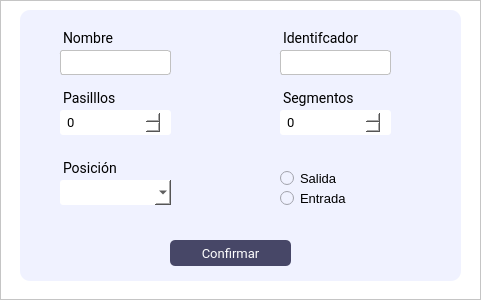
<?xml version="1.0" encoding="UTF-8"?>
<ui version="4.0">
 <class>MainWindow</class>
 <widget class="QMainWindow" name="MainWindow">
  <property name="geometry">
   <rect>
    <x>0</x>
    <y>0</y>
    <width>481</width>
    <height>300</height>
   </rect>
  </property>
  <property name="maximumSize">
   <size>
    <width>16777215</width>
    <height>300</height>
   </size>
  </property>
  <property name="windowTitle">
   <string>MainWindow</string>
  </property>
  <widget class="QWidget" name="centralwidget">
   <layout class="QVBoxLayout" name="verticalLayout">
    <property name="spacing">
     <number>0</number>
    </property>
    <property name="leftMargin">
     <number>0</number>
    </property>
    <property name="topMargin">
     <number>0</number>
    </property>
    <property name="rightMargin">
     <number>0</number>
    </property>
    <property name="bottomMargin">
     <number>0</number>
    </property>
    <item>
     <widget class="QFrame" name="frame_2">
      <property name="minimumSize">
       <size>
        <width>0</width>
        <height>0</height>
       </size>
      </property>
      <property name="maximumSize">
       <size>
        <width>16777215</width>
        <height>16777215</height>
       </size>
      </property>
      <property name="styleSheet">
       <string notr="true">background: #fff;
</string>
      </property>
      <property name="frameShape">
       <enum>QFrame::StyledPanel</enum>
      </property>
      <property name="frameShadow">
       <enum>QFrame::Raised</enum>
      </property>
      <widget class="QFrame" name="frame_3">
       <property name="geometry">
        <rect>
         <x>20</x>
         <y>10</y>
         <width>441</width>
         <height>271</height>
        </rect>
       </property>
       <property name="maximumSize">
        <size>
         <width>16777215</width>
         <height>400</height>
        </size>
       </property>
       <property name="styleSheet">
        <string notr="true">border-radius: 10px;
background-color: rgb(240, 242, 255);
</string>
       </property>
       <property name="frameShape">
        <enum>QFrame::StyledPanel</enum>
       </property>
       <property name="frameShadow">
        <enum>QFrame::Raised</enum>
       </property>
       <widget class="QLabel" name="label_3">
        <property name="geometry">
         <rect>
          <x>20</x>
          <y>10</y>
          <width>62</width>
          <height>27</height>
         </rect>
        </property>
        <property name="font">
         <font>
          <family>Roboto</family>
          <pointsize>-1</pointsize>
         </font>
        </property>
        <property name="styleSheet">
         <string notr="true">font-family: Roboto;
font-size: 14px;
margin-top:10px;
margin-left:10px


</string>
        </property>
        <property name="text">
         <string/>
        </property>
       </widget>
       <widget class="QLineEdit" name="motivo_input">
        <property name="geometry">
         <rect>
          <x>30</x>
          <y>40</y>
          <width>121</width>
          <height>25</height>
         </rect>
        </property>
        <property name="minimumSize">
         <size>
          <width>0</width>
          <height>0</height>
         </size>
        </property>
        <property name="maximumSize">
         <size>
          <width>16777215</width>
          <height>25</height>
         </size>
        </property>
        <property name="styleSheet">
         <string notr="true">QLineEdit{
background-color: #fff;
border: 0.5px solid #c1c1c1;
border-radius: 3px;
padding: 4 5px;
color: rgb(0, 0, 0);
font-family:Roboto;
font-size:13px;
font-weight: 400;
margin-left: 10px;

}
</string>
        </property>
        <property name="placeholderText">
         <string/>
        </property>
       </widget>
       <widget class="QPushButton" name="crearprod_btn">
        <property name="geometry">
         <rect>
          <x>150</x>
          <y>230</y>
          <width>121</width>
          <height>26</height>
         </rect>
        </property>
        <property name="font">
         <font>
          <family>Roboto</family>
          <pointsize>-1</pointsize>
         </font>
        </property>
        <property name="cursor">
         <cursorShape>PointingHandCursor</cursorShape>
        </property>
        <property name="styleSheet">
         <string notr="true">QPushButton{
background-color: rgba(71, 71, 103);
color: #fff;
border-radius:5px;
font-family:Roboto;
font-size: 13px

}
QPushButton:hover{
background-color: rgba(71, 71, 103,180);
}</string>
        </property>
        <property name="text">
         <string>Confirmar</string>
        </property>
       </widget>
       <widget class="QLabel" name="label_egr_ing">
        <property name="geometry">
         <rect>
          <x>30</x>
          <y>10</y>
          <width>131</width>
          <height>27</height>
         </rect>
        </property>
        <property name="font">
         <font>
          <family>Roboto</family>
          <pointsize>-1</pointsize>
         </font>
        </property>
        <property name="styleSheet">
         <string notr="true">font-family: Roboto;
font-size: 14px;
margin-top:10px;
margin-left:10px

</string>
        </property>
        <property name="text">
         <string>Nombre</string>
        </property>
       </widget>
       <widget class="QLabel" name="label_egr_ing_2">
        <property name="geometry">
         <rect>
          <x>250</x>
          <y>10</y>
          <width>131</width>
          <height>27</height>
         </rect>
        </property>
        <property name="font">
         <font>
          <family>Roboto</family>
          <pointsize>-1</pointsize>
         </font>
        </property>
        <property name="styleSheet">
         <string notr="true">font-family: Roboto;
font-size: 14px;
margin-top:10px;
margin-left:10px

</string>
        </property>
        <property name="text">
         <string>Identifcador</string>
        </property>
       </widget>
       <widget class="QLineEdit" name="motivo_input_2">
        <property name="geometry">
         <rect>
          <x>250</x>
          <y>40</y>
          <width>121</width>
          <height>25</height>
         </rect>
        </property>
        <property name="minimumSize">
         <size>
          <width>0</width>
          <height>0</height>
         </size>
        </property>
        <property name="maximumSize">
         <size>
          <width>16777215</width>
          <height>25</height>
         </size>
        </property>
        <property name="styleSheet">
         <string notr="true">QLineEdit{
background-color: #fff;
border: 0.5px solid #c1c1c1;
border-radius: 3px;
padding: 4 5px;
color: rgb(0, 0, 0);
font-family:Roboto;
font-size:13px;
font-weight: 400;
margin-left: 10px;

}
</string>
        </property>
        <property name="placeholderText">
         <string/>
        </property>
       </widget>
       <widget class="QLabel" name="label_pasillos">
        <property name="geometry">
         <rect>
          <x>30</x>
          <y>70</y>
          <width>131</width>
          <height>27</height>
         </rect>
        </property>
        <property name="font">
         <font>
          <family>Roboto</family>
          <pointsize>-1</pointsize>
         </font>
        </property>
        <property name="styleSheet">
         <string notr="true">font-family: Roboto;
font-size: 14px;
margin-top:10px;
margin-left:10px

</string>
        </property>
        <property name="text">
         <string>Pasilllos</string>
        </property>
       </widget>
       <widget class="QLabel" name="label_pasillos_2">
        <property name="geometry">
         <rect>
          <x>250</x>
          <y>70</y>
          <width>131</width>
          <height>27</height>
         </rect>
        </property>
        <property name="font">
         <font>
          <family>Roboto</family>
          <pointsize>-1</pointsize>
         </font>
        </property>
        <property name="styleSheet">
         <string notr="true">font-family: Roboto;
font-size: 14px;
margin-top:10px;
margin-left:10px

</string>
        </property>
        <property name="text">
         <string>Segmentos</string>
        </property>
       </widget>
       <widget class="QSpinBox" name="segmentos_num">
        <property name="geometry">
         <rect>
          <x>250</x>
          <y>100</y>
          <width>121</width>
          <height>25</height>
         </rect>
        </property>
        <property name="styleSheet">
         <string notr="true">background-color: #fff;
border-radius: 3px;
padding: 4 5px;
color: rgb(0, 0, 0);
font-family:Roboto;
border: none;
font-size:13px;
font-weight: 400;
margin-left: 10px;
</string>
        </property>
        <property name="minimum">
         <number>0</number>
        </property>
        <property name="maximum">
         <number>999</number>
        </property>
       </widget>
       <widget class="QSpinBox" name="pasillos_num">
        <property name="geometry">
         <rect>
          <x>30</x>
          <y>100</y>
          <width>121</width>
          <height>25</height>
         </rect>
        </property>
        <property name="styleSheet">
         <string notr="true">background-color: #fff;
border-radius: 3px;
padding: 4 5px;
color: rgb(0, 0, 0);
font-family:Roboto;
border: none;
font-size:13px;
font-weight: 400;
margin-left: 10px;
</string>
        </property>
        <property name="maximum">
         <number>999</number>
        </property>
       </widget>
       <widget class="QComboBox" name="comboBox">
        <property name="geometry">
         <rect>
          <x>30</x>
          <y>170</y>
          <width>121</width>
          <height>25</height>
         </rect>
        </property>
        <property name="styleSheet">
         <string notr="true">background-color: #fff;
border-radius: 3px;
padding: 4 5px;
color: rgb(0, 0, 0);
font-family:Roboto;
border: none;
font-size:13px;
font-weight: 400;
margin-left: 10px;
</string>
        </property>
       </widget>
       <widget class="QLabel" name="label_pasillos_3">
        <property name="geometry">
         <rect>
          <x>30</x>
          <y>140</y>
          <width>131</width>
          <height>27</height>
         </rect>
        </property>
        <property name="font">
         <font>
          <family>Roboto</family>
          <pointsize>-1</pointsize>
         </font>
        </property>
        <property name="styleSheet">
         <string notr="true">font-family: Roboto;
font-size: 14px;
margin-top:10px;
margin-left:10px

</string>
        </property>
        <property name="text">
         <string>Posición</string>
        </property>
       </widget>
       <widget class="QRadioButton" name="radioButton">
        <property name="geometry">
         <rect>
          <x>260</x>
          <y>180</y>
          <width>82</width>
          <height>17</height>
         </rect>
        </property>
        <property name="font">
         <font>
          <pointsize>10</pointsize>
         </font>
        </property>
        <property name="text">
         <string>Entrada</string>
        </property>
        <property name="iconSize">
         <size>
          <width>25</width>
          <height>24</height>
         </size>
        </property>
        <property name="checkable">
         <bool>true</bool>
        </property>
        <property name="checked">
         <bool>false</bool>
        </property>
       </widget>
       <widget class="QRadioButton" name="radioButton_2">
        <property name="geometry">
         <rect>
          <x>260</x>
          <y>160</y>
          <width>82</width>
          <height>17</height>
         </rect>
        </property>
        <property name="font">
         <font>
          <pointsize>10</pointsize>
         </font>
        </property>
        <property name="text">
         <string>Salida</string>
        </property>
        <property name="autoExclusive">
         <bool>false</bool>
        </property>
       </widget>
      </widget>
     </widget>
    </item>
   </layout>
  </widget>
 </widget>
 <resources>
  <include location="../img/img.qrc"/>
 </resources>
 <connections/>
</ui>
